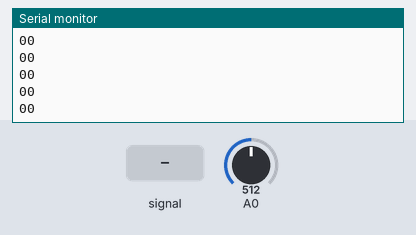
A sketch run on a simulated Arduino Uno, built with avr-gcc and run on an emulated ATmega328P. Parts: the last lines printed to the serial monitor. The test bench sets the inputs (shaded band); at power-on: A0 = 512.

Above: at 1.2 s.
1.3 s: A0 fed a 200 Hz sine of ±81 counts around its level
At 2.1 s:
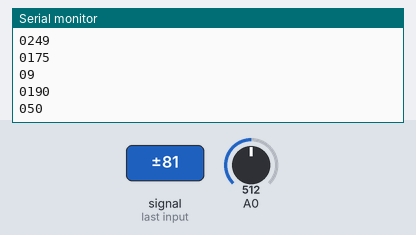
2.8 s: A0 set to 716
At 3.9 s:
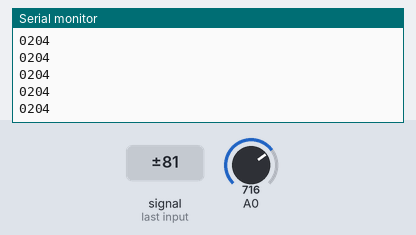
4.3 s: A0 fed a 1000 Hz sine of ±255 counts around its level
At 5.2 s:
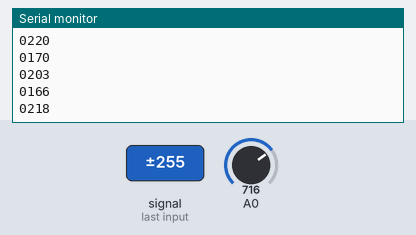
5.8 s: A0 set to 900
At 6.4 s:
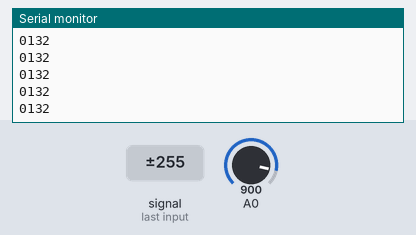
Timing chart, 0 to 8.3 s (numbered marks = the images above; inputs shaded):
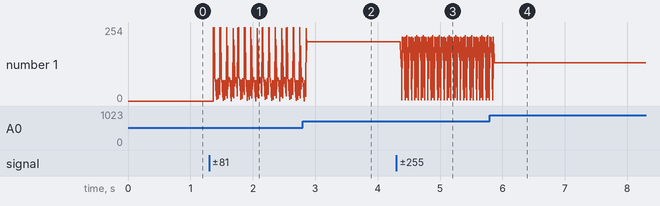

Measured:
- after the input at 1.3 s, the serial monitor: prints a new line after 0.07 s (image 1)
- after the input at 2.8 s, the serial monitor: prints a new line after 0.07 s (image 2)
- after the input at 4.3 s, the serial monitor: prints a new line after 0.07 s (image 3)
- after the input at 5.8 s, the serial monitor: prints a new line after 0.07 s (image 4)
- plotted number 1: 0 → 77 after the input at 1.3 s, 77 → 204 after the input at 2.8 s, 204 → 220 after the input at 4.3 s, 220 → 132 after the input at 5.8 s

The sketch:

ADC__Arduino_.ino
```cpp
byte readFlag=0;
int analogVal=0,analogVal1=0,analogVal2=0;
void setup() {
  // put your setup code here, to run once:
  Serial.begin(9600);
  ADMUX=0x40;
  ADCSRB=0x00;
  sei();
  readFlag=0;
  ADCSRA=0xEF;
}
unsigned long timer;
unsigned long duration;
void loop() {
  // put your main code here, to run repeatedly:
  if(readFlag==1)
  {
    Serial.print(duration);
    int val=analogVal;
    Serial.println(val);
    readFlag=0;
  }
}
ISR(ADC_vect)
{
  readFlag=1;
  analogVal1=ADCL;
  analogVal2=ADCH<<8;
  analogVal=analogVal1;
  analogVal1=analogVal | analogVal2;
}
```
